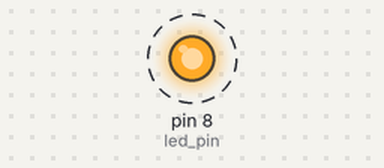
Bench run of a sketch on a simulated Arduino Uno, built with avr-gcc and run on an emulated ATmega328P. Shown: output pins drawn as LEDs (lit = HIGH). Dashed ring = blinking.

Above: at 0.1 s.
Timing chart, 0 to 3.0 s (numbered marks = the images above):
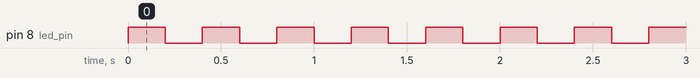

Measured:
- by itself, pin 8 (led_pin): alternates HIGH for 0.20 s and LOW for 0.20 s

The sketch:

Blinking-Led-Light.ino
```cpp
#define led_pin 8

void setup() {

  pinMode(led_pin, OUTPUT);

}

void loop() {
 digitalWrite(led_pin,HIGH); //turn the led on
 delay(200); //wait 1 secound

 digitalWrite(led_pin, LOW); //turn the led off
 delay(200); //wait 1 secound

}
```
